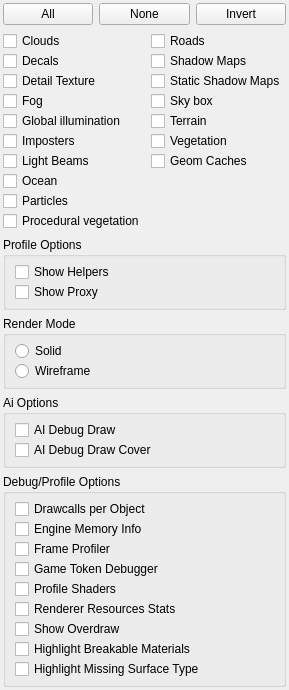
<?xml version="1.0" encoding="UTF-8"?>
<ui version="4.0">
 <class>CPanelDisplayRender</class>
 <widget class="QWidget" name="CPanelDisplayRender">
  <property name="geometry">
   <rect>
    <x>0</x>
    <y>0</y>
    <width>232</width>
    <height>622</height>
   </rect>
  </property>
  <layout class="QVBoxLayout" name="verticalLayout_5">
   <property name="leftMargin">
    <number>3</number>
   </property>
   <property name="topMargin">
    <number>3</number>
   </property>
   <property name="rightMargin">
    <number>3</number>
   </property>
   <property name="bottomMargin">
    <number>3</number>
   </property>
   <item>
    <layout class="QHBoxLayout" name="horizontalLayout">
     <item>
      <widget class="QPushButton" name="DISPLAY_ALL">
       <property name="sizePolicy">
        <sizepolicy hsizetype="Ignored" vsizetype="Fixed">
         <horstretch>0</horstretch>
         <verstretch>0</verstretch>
        </sizepolicy>
       </property>
       <property name="text">
        <string>All</string>
       </property>
      </widget>
     </item>
     <item>
      <widget class="QPushButton" name="DISPLAY_NONE">
       <property name="sizePolicy">
        <sizepolicy hsizetype="Ignored" vsizetype="Fixed">
         <horstretch>0</horstretch>
         <verstretch>0</verstretch>
        </sizepolicy>
       </property>
       <property name="text">
        <string>None</string>
       </property>
      </widget>
     </item>
     <item>
      <widget class="QPushButton" name="DISPLAY_INVERT">
       <property name="sizePolicy">
        <sizepolicy hsizetype="Ignored" vsizetype="Fixed">
         <horstretch>0</horstretch>
         <verstretch>0</verstretch>
        </sizepolicy>
       </property>
       <property name="text">
        <string>Invert</string>
       </property>
      </widget>
     </item>
    </layout>
   </item>
   <item>
    <layout class="QGridLayout" name="gridLayout">
     <property name="verticalSpacing">
      <number>0</number>
     </property>
     <item row="0" column="0">
      <widget class="QCheckBox" name="DISPLAY_CLOUDS">
       <property name="text">
        <string>Clouds</string>
       </property>
      </widget>
     </item>
     <item row="0" column="1">
      <widget class="QCheckBox" name="DISPLAY_ROADS">
       <property name="text">
        <string>Roads</string>
       </property>
      </widget>
     </item>
     <item row="1" column="0">
      <widget class="QCheckBox" name="DISPLAY_DECALS">
       <property name="text">
        <string>Decals</string>
       </property>
      </widget>
     </item>
     <item row="1" column="1">
      <widget class="QCheckBox" name="DISPLAY_SHADOWMAPS">
       <property name="text">
        <string>Shadow Maps</string>
       </property>
      </widget>
     </item>
     <item row="2" column="0">
      <widget class="QCheckBox" name="DISPLAY_DETAILTEX">
       <property name="text">
        <string>Detail Texture</string>
       </property>
      </widget>
     </item>
     <item row="2" column="1">
      <widget class="QCheckBox" name="DISPLAY_STATICSHADOWMAPS">
       <property name="text">
        <string>Static Shadow Maps</string>
       </property>
      </widget>
     </item>
     <item row="3" column="1">
      <widget class="QCheckBox" name="DISPLAY_SKYBOX">
       <property name="text">
        <string>Sky box</string>
       </property>
      </widget>
     </item>
     <item row="3" column="0">
      <widget class="QCheckBox" name="DISPLAY_FOG">
       <property name="text">
        <string>Fog</string>
       </property>
      </widget>
     </item>
     <item row="4" column="1">
      <widget class="QCheckBox" name="DISPLAY_TERRAIN">
       <property name="text">
        <string>Terrain</string>
       </property>
      </widget>
     </item>
     <item row="4" column="0">
      <widget class="QCheckBox" name="DISPLAY_GLOBAL_ILLUMINATION">
       <property name="text">
        <string>Global illumination</string>
       </property>
      </widget>
     </item>
     <item row="5" column="1">
      <widget class="QCheckBox" name="DISPLAY_STATICOBJ">
       <property name="text">
        <string>Vegetation</string>
       </property>
      </widget>
     </item>
     <item row="5" column="0">
      <widget class="QCheckBox" name="DISPLAY_IMPOSTERS">
       <property name="text">
        <string>Imposters</string>
       </property>
      </widget>
     </item>
     <item row="6" column="1">
      <widget class="QCheckBox" name="DISPLAY_GEOMCACHES">
       <property name="text">
        <string>Geom Caches</string>
       </property>
      </widget>
     </item>
     <item row="6" column="0">
      <widget class="QCheckBox" name="DISPLAY_BEAMS">
       <property name="text">
        <string>Light Beams</string>
       </property>
      </widget>
     </item>
     <item row="7" column="0">
      <widget class="QCheckBox" name="DISPLAY_WATER">
       <property name="text">
        <string>Ocean</string>
       </property>
      </widget>
     </item>
     <item row="8" column="0">
      <widget class="QCheckBox" name="DISPLAY_PARTICLES">
       <property name="text">
        <string>Particles</string>
       </property>
      </widget>
     </item>
     <item row="9" column="0">
      <widget class="QCheckBox" name="DISPLAY_DETAILOBJ">
       <property name="text">
        <string>Procedural vegetation</string>
       </property>
      </widget>
     </item>
    </layout>
   </item>
   <item>
    <widget class="QGroupBox" name="GROUPBOX_3">
     <property name="title">
      <string>Profile Options</string>
     </property>
     <layout class="QVBoxLayout" name="verticalLayout">
      <property name="spacing">
       <number>0</number>
      </property>
      <property name="leftMargin">
       <number>9</number>
      </property>
      <property name="topMargin">
       <number>5</number>
      </property>
      <property name="rightMargin">
       <number>5</number>
      </property>
      <property name="bottomMargin">
       <number>5</number>
      </property>
      <item>
       <widget class="QCheckBox" name="DISPLAY_HELPERS">
        <property name="text">
         <string>Show Helpers</string>
        </property>
       </widget>
      </item>
      <item>
       <widget class="QCheckBox" name="DISPLAY_PHYSICSDEBUGDRAW">
        <property name="text">
         <string>Show Proxy</string>
        </property>
       </widget>
      </item>
     </layout>
    </widget>
   </item>
   <item>
    <widget class="QGroupBox" name="GROUPBOX_4">
     <property name="title">
      <string>Render Mode</string>
     </property>
     <layout class="QVBoxLayout" name="verticalLayout_2">
      <property name="spacing">
       <number>0</number>
      </property>
      <property name="leftMargin">
       <number>9</number>
      </property>
      <property name="topMargin">
       <number>5</number>
      </property>
      <property name="rightMargin">
       <number>5</number>
      </property>
      <property name="bottomMargin">
       <number>5</number>
      </property>
      <item>
       <widget class="QRadioButton" name="FILL_MODE">
        <property name="text">
         <string>Solid</string>
        </property>
       </widget>
      </item>
      <item>
       <widget class="QRadioButton" name="WIREFRAME_MODE">
        <property name="text">
         <string>Wireframe</string>
        </property>
       </widget>
      </item>
     </layout>
    </widget>
   </item>
   <item>
    <widget class="QGroupBox" name="GROUPBOX_1">
     <property name="title">
      <string>Ai Options</string>
     </property>
     <layout class="QVBoxLayout" name="verticalLayout_3">
      <property name="spacing">
       <number>0</number>
      </property>
      <property name="leftMargin">
       <number>9</number>
      </property>
      <property name="topMargin">
       <number>5</number>
      </property>
      <property name="rightMargin">
       <number>5</number>
      </property>
      <property name="bottomMargin">
       <number>5</number>
      </property>
      <item>
       <widget class="QCheckBox" name="DISPLAY_AIDEBUGDRAW">
        <property name="text">
         <string>AI Debug Draw</string>
        </property>
       </widget>
      </item>
      <item>
       <widget class="QCheckBox" name="DISPLAY_AIDEBUGDRAWCOVER">
        <property name="text">
         <string>AI Debug Draw Cover</string>
        </property>
       </widget>
      </item>
     </layout>
    </widget>
   </item>
   <item>
    <widget class="QGroupBox" name="GROUPBOX_2">
     <property name="title">
      <string>Debug/Profile Options</string>
     </property>
     <layout class="QVBoxLayout" name="verticalLayout_4">
      <property name="spacing">
       <number>0</number>
      </property>
      <property name="leftMargin">
       <number>9</number>
      </property>
      <property name="topMargin">
       <number>5</number>
      </property>
      <property name="rightMargin">
       <number>5</number>
      </property>
      <property name="bottomMargin">
       <number>5</number>
      </property>
      <item>
       <widget class="QCheckBox" name="DISPLAY_DRAWCALLS">
        <property name="text">
         <string>Drawcalls per Object</string>
        </property>
       </widget>
      </item>
      <item>
       <widget class="QCheckBox" name="MEM_STATS">
        <property name="text">
         <string>Engine Memory Info</string>
        </property>
       </widget>
      </item>
      <item>
       <widget class="QCheckBox" name="DISPLAY_PROFILE2">
        <property name="text">
         <string>Frame Profiler</string>
        </property>
       </widget>
      </item>
      <item>
       <widget class="QCheckBox" name="GAME_TOKEN_DEBUGGER">
        <property name="text">
         <string>Game Token Debugger</string>
        </property>
       </widget>
      </item>
      <item>
       <widget class="QCheckBox" name="DISPLAY_PROFILESHADERS">
        <property name="text">
         <string>Profile Shaders</string>
        </property>
       </widget>
      </item>
      <item>
       <widget class="QCheckBox" name="DISPLAY_RENDERERRESOURCES">
        <property name="text">
         <string>Renderer Resources Stats</string>
        </property>
       </widget>
      </item>
      <item>
       <widget class="QCheckBox" name="DISPLAY_OVERDRAW">
        <property name="text">
         <string>Show Overdraw</string>
        </property>
       </widget>
      </item>
      <item>
       <widget class="QCheckBox" name="HIGHLIGHT_BREAKABLE">
        <property name="text">
         <string>Highlight Breakable Materials</string>
        </property>
       </widget>
      </item>
      <item>
       <widget class="QCheckBox" name="HIGHLIGHT_MISSING_SURFACE_TYPE">
        <property name="text">
         <string>Highlight Missing Surface Type</string>
        </property>
       </widget>
      </item>
     </layout>
    </widget>
   </item>
  </layout>
 </widget>
 <resources/>
 <connections/>
</ui>
